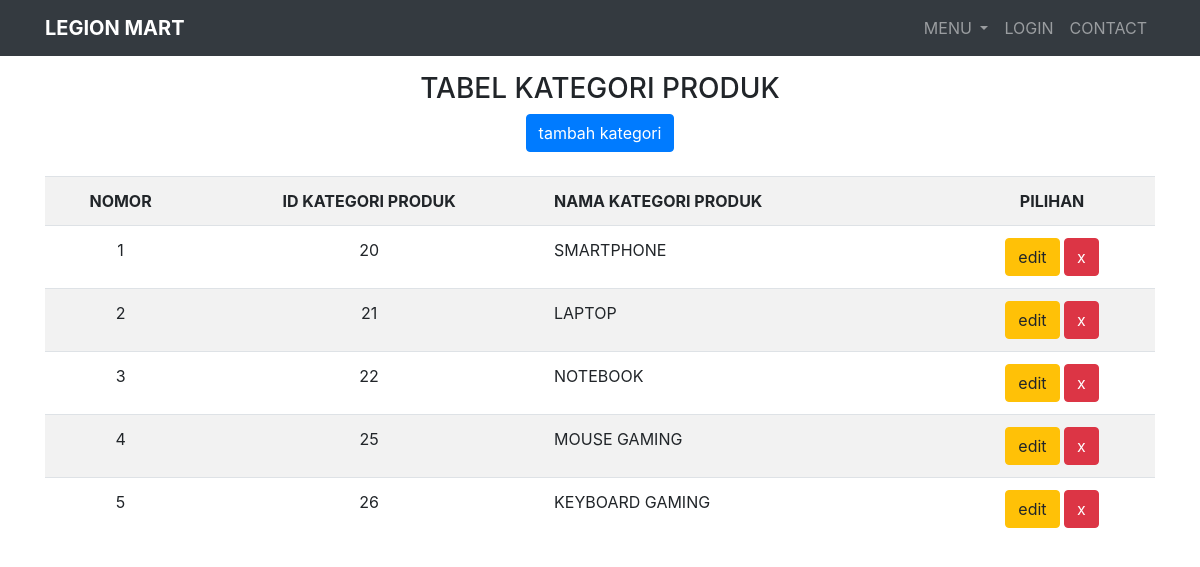
The page /kategori.php on the database its author committed.
### tables this page shows
CREATE TABLE `kategori_produk` (
  `id_kategori` int(11) NOT NULL,
  `nama_kategori` varchar(52) NOT NULL
);

### kategori.php (the view, shortened to what this page needs)
<?php
include'header.php';
include'koneksi.php';
    $query = mysqli_query($db, "SELECT * FROM kategori_produk");
    $results = mysqli_fetch_all($query, MYSQLI_ASSOC);
?>
<!DOCTYPE html>
<html lang="en">
<head>
</head>
<body>
    <br><br><br>
    <center>
        <h3>TABEL KATEGORI PRODUK</h3>
        <a class="btn btn-primary" href="add_kategori.php">tambah kategori</a><br><br>
        <div class="container">
            <table class="table table-striped">
                <tr>
                    <th class="text-center">NOMOR</th>
                    <th class="text-center">ID KATEGORI PRODUK</th>
                    <th>NAMA KATEGORI PRODUK</th>
                    <th class="text-center">PILIHAN</th>
                </tr>
                <?php $i = 1; ?>
                <?php foreach ($results as $row) :?>
                    <tr>
                        <td class="text-center"><?= $i; ?></td>
                        <td class="text-center"><?= $row['id_kategori']; ?></td>
                        <td><?= $row['nama_kategori']; ?></td>
                        <td class="text-center">
                            <a class="btn btn-warning" href="edit_kategori.php?id_kategori=<?= $row['id_kategori']; ?>">edit</a>
                            <a class="btn btn-danger" href="kategori.php?hapus=<?= $row['id_kategori']; ?>">x</a>
                        </td>
                    </tr>
                <?php $i ++; ?>
                <?php endforeach; ?>
            </table>
        </div>
    </center>
</body>
</html>

### rows shown on the page
kategori_produk: id_kategori "20", nama_kategori "SMARTPHONE"
kategori_produk: id_kategori "21", nama_kategori "LAPTOP"
kategori_produk: id_kategori "22", nama_kategori "NOTEBOOK"
kategori_produk: id_kategori "25", nama_kategori "MOUSE GAMING"
kategori_produk: id_kategori "26", nama_kategori "KEYBOARD GAMING"
